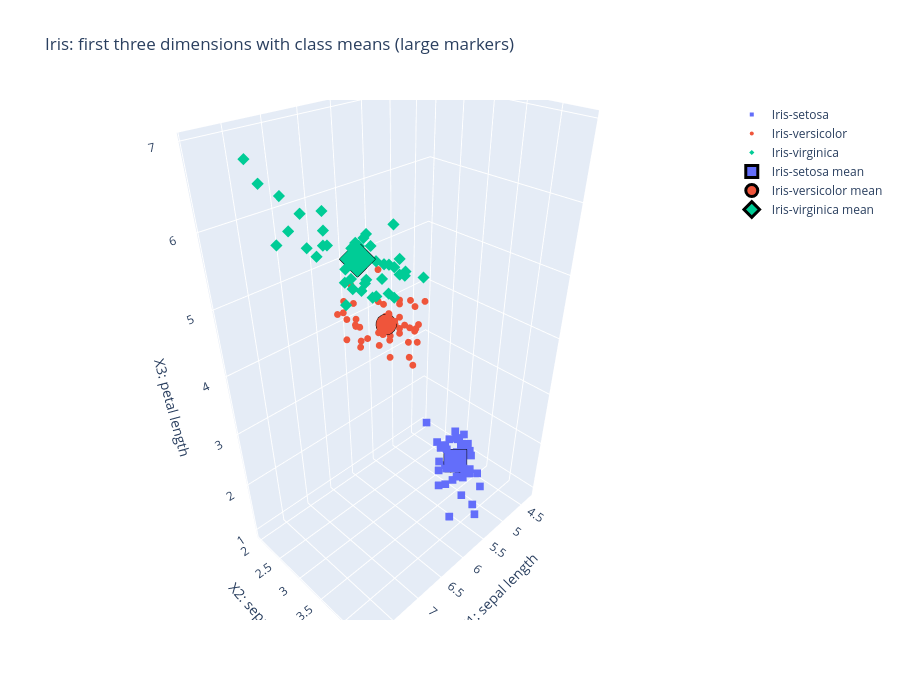

Notebook code for this chart:
### Markdown cell above
## 3D

### Steps 1–3: First three dimensions, one shape per class, with class means

### Code cell
X3 = D[:, :3]
means3 = class_means(X3)
print(pd.DataFrame(means3, index=class_names, columns=attr[:3]))

def scatter_3d(fig, P, size, name_suffix="", outline=None):
    for k, name in enumerate(class_names):
        pts = P[y == k] if len(P) == len(y) else P[[k]]
        fig.add_trace(go.Scatter3d(
            x=pts[:, 0], y=pts[:, 1], z=pts[:, 2], mode="markers", name=name + name_suffix,
            marker=dict(symbol=symbols_3d[k], size=size, color=colors[k],
                        line=dict(color=outline or colors[k], width=3 if outline else 0))))

fig = go.Figure()
scatter_3d(fig, X3, size=4)
scatter_3d(fig, means3, size=12, name_suffix=" mean", outline="black")
fig.update_layout(title="Iris: first three dimensions with class means (large markers)",
                  scene=dict(xaxis_title="X1: " + attr[0], yaxis_title="X2: " + attr[1],
                             zaxis_title="X3: " + attr[2]),
                  width=900, height=700)
fig.show()

### Figure 1 — Plotly figure (JSON) as saved in the notebook; plotly's stock layout.template omitted (floating-point values rounded to 4 significant figures)
{"data": [{"marker": {"color": "#636EFA", "line": {"color": "#636EFA", "width": 0}, "size": 4, "symbol": "square"}, "mode": "markers", "name": "Iris-setosa", "type": "scatter3d", "x": [5.1, 4.9, 4.7, 4.6, 5.0, 5.4, 4.6, 5.0, 4.4, 4.9, 5.4, 4.8, 4.8, 4.3, 5.8, 5.7, 5.4, 5.1, 5.7, 5.1, 5.4, 5.1, 4.6, 5.1, 4.8, 5.0, 5.0, 5.2, 5.2, 4.7, 4.8, 5.4, 5.2, 5.5, 4.9, 5.0, 5.5, 4.9, 4.4, 5.1, 5.0, 4.5, 4.4, 5.0, 5.1, 4.8, 5.1, 4.6, 5.3, 5.0], "y": [3.5, 3.0, 3.2, 3.1, 3.6, 3.9, 3.4, 3.4, 2.9, 3.1, 3.7, 3.4, 3.0, 3.0, 4.0, 4.4, 3.9, 3.5, 3.8, 3.8, 3.4, 3.7, 3.6, 3.3, 3.4, 3.0, 3.4, 3.5, 3.4, 3.2, 3.1, 3.4, 4.1, 4.2, 3.1, 3.2, 3.5, 3.1, 3.0, 3.4, 3.5, 2.3, 3.2, 3.5, 3.8, 3.0, 3.8, 3.2, 3.7, 3.3], "z": [1.4, 1.4, 1.3, 1.5, 1.4, 1.7, 1.4, 1.5, 1.4, 1.5, 1.5, 1.6, 1.4, 1.1, 1.2, 1.5, 1.3, 1.4, 1.7, 1.5, 1.7, 1.5, 1.0, 1.7, 1.9, 1.6, 1.6, 1.5, 1.4, 1.6, 1.6, 1.5, 1.5, 1.4, 1.5, 1.2, 1.3, 1.5, 1.3, 1.5, 1.3, 1.3, 1.3, 1.6, 1.9, 1.4, 1.6, 1.4, 1.5, 1.4]}, {"marker": {"color": "#EF553B", "line": {"color": "#EF553B", "width": 0}, "size": 4, "symbol": "circle"}, "mode": "markers", "name": "Iris-versicolor", "type": "scatter3d", "x": [7.0, 6.4, 6.9, 5.5, 6.5, 5.7, 6.3, 4.9, 6.6, 5.2, 5.0, 5.9, 6.0, 6.1, 5.6, 6.7, 5.6, 5.8, 6.2, 5.6, 5.9, 6.1, 6.3, 6.1, 6.4, 6.6, 6.8, 6.7, 6.0, 5.7, 5.5, 5.5, 5.8, 6.0, 5.4, 6.0, 6.7, 6.3, 5.6, 5.5, 5.5, 6.1, 5.8, 5.0, 5.6, 5.7, 5.7, 6.2, 5.1, 5.7], "y": [3.2, 3.2, 3.1, 2.3, 2.8, 2.8, 3.3, 2.4, 2.9, 2.7, 2.0, 3.0, 2.2, 2.9, 2.9, 3.1, 3.0, 2.7, 2.2, 2.5, 3.2, 2.8, 2.5, 2.8, 2.9, 3.0, 2.8, 3.0, 2.9, 2.6, 2.4, 2.4, 2.7, 2.7, 3.0, 3.4, 3.1, 2.3, 3.0, 2.5, 2.6, 3.0, 2.6, 2.3, 2.7, 3.0, 2.9, 2.9, 2.5, 2.8], "z": [4.7, 4.5, 4.9, 4.0, 4.6, 4.5, 4.7, 3.3, 4.6, 3.9, 3.5, 4.2, 4.0, 4.7, 3.6, 4.4, 4.5, 4.1, 4.5, 3.9, 4.8, 4.0, 4.9, 4.7, 4.3, 4.4, 4.8, 5.0, 4.5, 3.5, 3.8, 3.7, 3.9, 5.1, 4.5, 4.5, 4.7, 4.4, 4.1, 4.0, 4.4, 4.6, 4.0, 3.3, 4.2, 4.2, 4.2, 4.3, 3.0, 4.1]}, {"marker": {"color": "#00CC96", "line": {"color": "#00CC96", "width": 0}, "size": 4, "symbol": "diamond"}, "mode": "markers", "name": "Iris-virginica", "type": "scatter3d", "x": [6.3, 5.8, 7.1, 6.3, 6.5, 7.6, 4.9, 7.3, 6.7, 7.2, 6.5, 6.4, 6.8, 5.7, 5.8, 6.4, 6.5, 7.7, 7.7, 6.0, 6.9, 5.6, 7.7, 6.3, 6.7, 7.2, 6.2, 6.1, 6.4, 7.2, 7.4, 7.9, 6.4, 6.3, 6.1, 7.7, 6.3, 6.4, 6.0, 6.9, 6.7, 6.9, 5.8, 6.8, 6.7, 6.7, 6.3, 6.5, 6.2, 5.9], "y": [3.3, 2.7, 3.0, 2.9, 3.0, 3.0, 2.5, 2.9, 2.5, 3.6, 3.2, 2.7, 3.0, 2.5, 2.8, 3.2, 3.0, 3.8, 2.6, 2.2, 3.2, 2.8, 2.8, 2.7, 3.3, 3.2, 2.8, 3.0, 2.8, 3.0, 2.8, 3.8, 2.8, 2.8, 2.6, 3.0, 3.4, 3.1, 3.0, 3.1, 3.1, 3.1, 2.7, 3.2, 3.3, 3.0, 2.5, 3.0, 3.4, 3.0], "z": [6.0, 5.1, 5.9, 5.6, 5.8, 6.6, 4.5, 6.3, 5.8, 6.1, 5.1, 5.3, 5.5, 5.0, 5.1, 5.3, 5.5, 6.7, 6.9, 5.0, 5.7, 4.9, 6.7, 4.9, 5.7, 6.0, 4.8, 4.9, 5.6, 5.8, 6.1, 6.4, 5.6, 5.1, 5.6, 6.1, 5.6, 5.5, 4.8, 5.4, 5.6, 5.1, 5.1, 5.9, 5.7, 5.2, 5.0, 5.2, 5.4, 5.1]}, {"marker": {"color": "#636EFA", "line": {"color": "black", "width": 3}, "size": 12, "symbol": "square"}, "mode": "markers", "name": "Iris-setosa mean", "type": "scatter3d", "x": [5.006], "y": [3.418], "z": [1.464]}, {"marker": {"color": "#EF553B", "line": {"color": "black", "width": 3}, "size": 12, "symbol": "circle"}, "mode": "markers", "name": "Iris-versicolor mean", "type": "scatter3d", "x": [5.936], "y": [2.77], "z": [4.26]}, {"marker": {"color": "#00CC96", "line": {"color": "black", "width": 3}, "size": 12, "symbol": "diamond"}, "mode": "markers", "name": "Iris-virginica mean", "type": "scatter3d", "x": [6.588], "y": [2.974], "z": [5.552]}], "layout": {"height": 700, "scene": {"xaxis": {"title": {"text": "X1: sepal length"}}, "yaxis": {"title": {"text": "X2: sepal width"}}, "zaxis": {"title": {"text": "X3: petal length"}}}, "title": {"text": "Iris: first three dimensions with class means (large markers)"}, "width": 900}}
